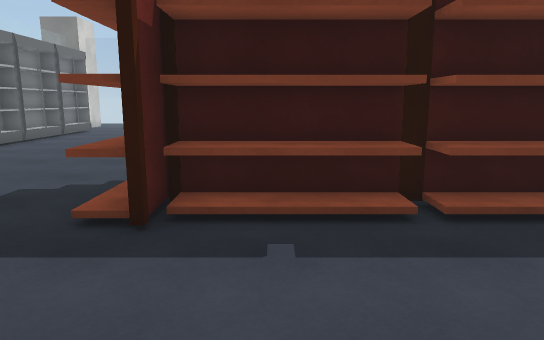
view 1 (above)

18 first-person views from a walk through a scene from a Unity 3-D project. The camera is 1.5 m above the floor, tilts 10° down and sees 70° across. The floor is counted in squares, 1 m on a side. Each view is taken from the middle of a square. On the plan, view 1 faces up. The plan holds only what a view shows up to about 17 squares ahead; the rest is blank. The place goes on beyond the plan. Some surface patterns are stand-ins.

view 2
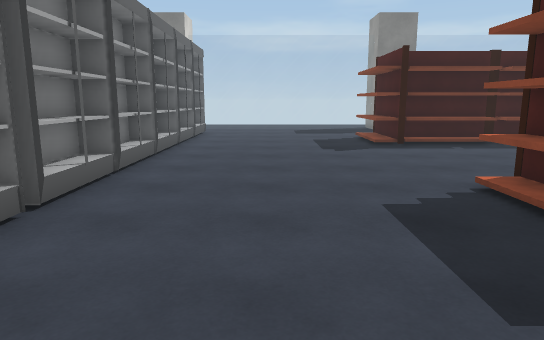

view 3
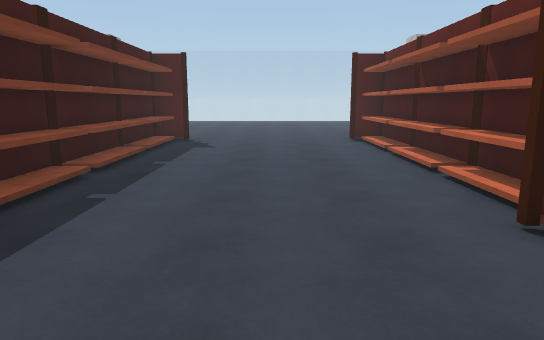

view 4
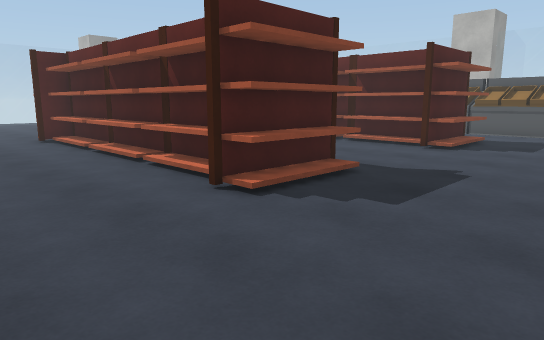

view 5
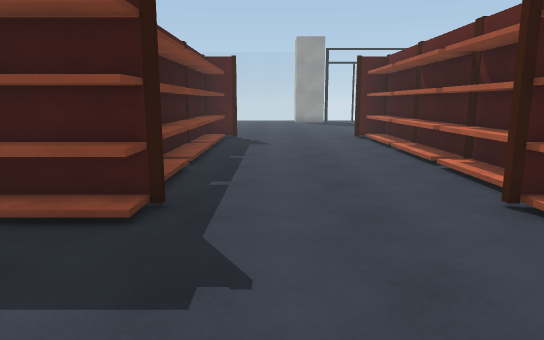

view 6
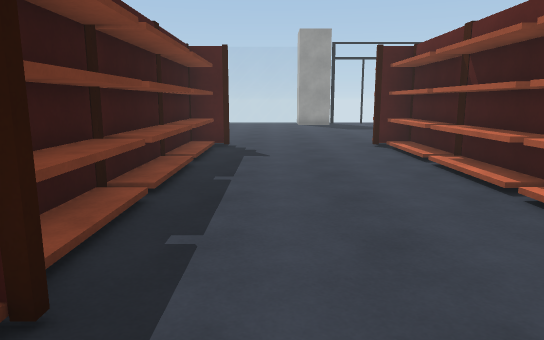

view 7
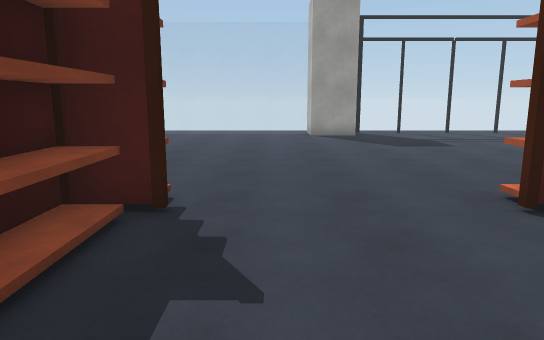

view 8
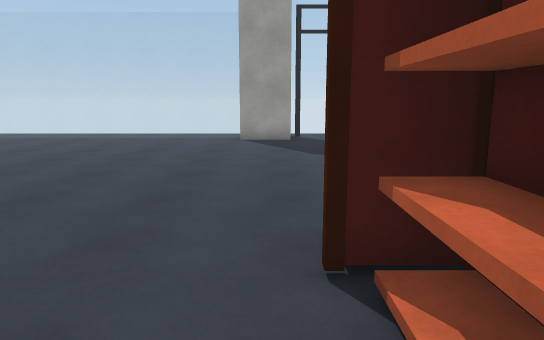

view 9
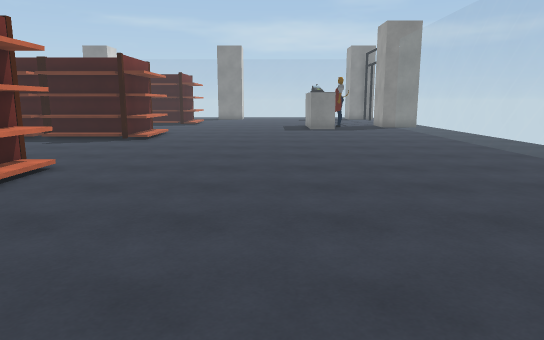

view 10
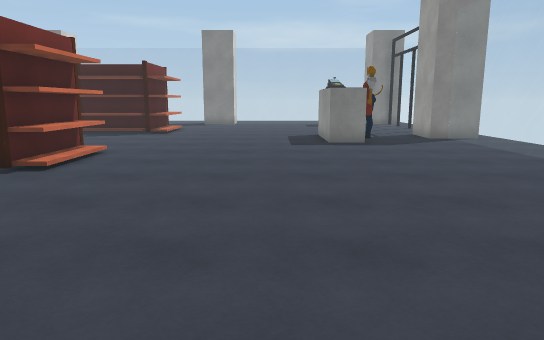

view 11
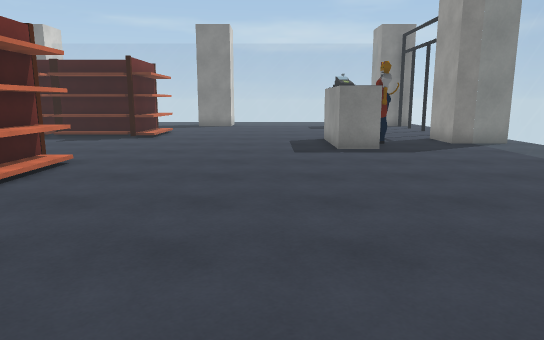

view 12
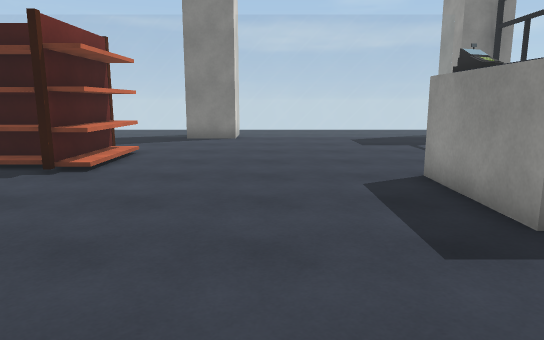

view 13
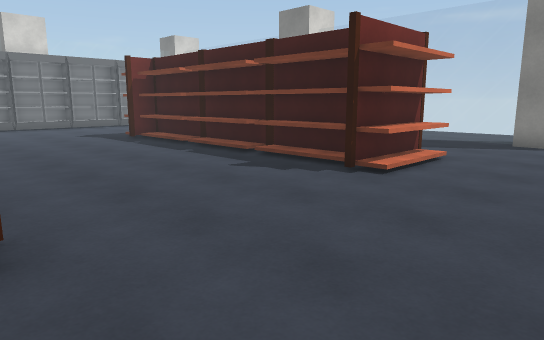

view 14
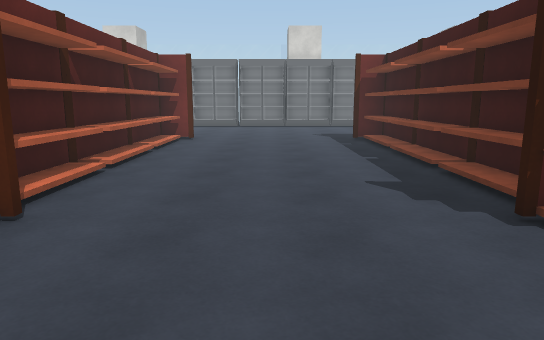

view 15
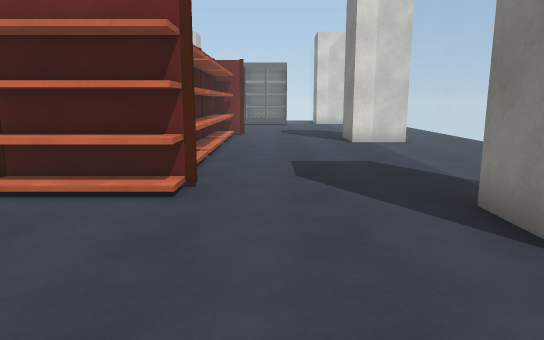

view 16
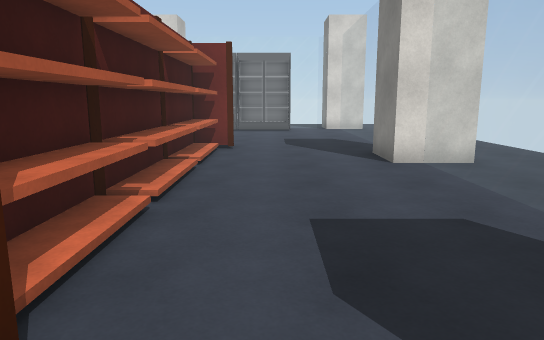

view 17
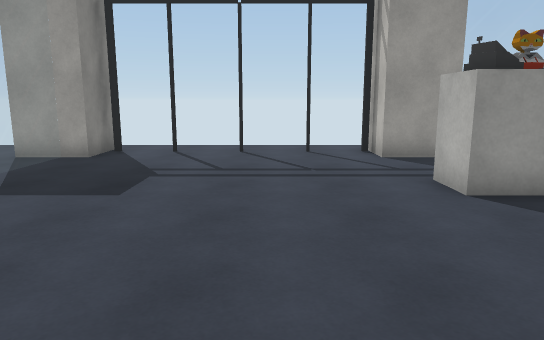

view 18
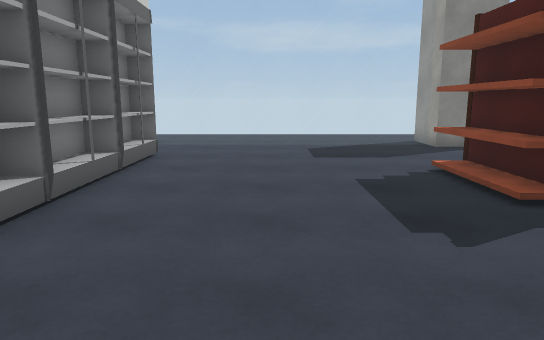

### Floor plan
Key: @ floor where view 1 was taken; # wall or solid block; . floor; = window, fence, low wall or low ledge; O other object.
Columns run from 9 left of view 1 to 24 right of it. Each row starts with its distance up from view 1.
 26 .............
 25 ................ ...
 24 .........##.........          .#
 23 ====================  ==========
 22 .........##.........##.........##.
 21 ..................................
 20 O...............................#.
 19 O.................................
 18 #......O..........O.............#.
 17 O......OOOOOOOOOOOOO..............
 16 O......O           O............#.
 15 #......OOOOOOOOOOOOO..............
 14 #......O..........OO......OO...##.
 13 O.........................OOO..##.
 12 O.........................O O..#=.
 11 #.........................O O..==.
 10 O.........................OO...==.
  9 O..............................==.
  8 O......O..........O............==
  7 #......OOOOOOOOOOOOO...........=
  6 O......O          OO...........==.
  5 O......OOOOOOOOOOOOO...........==.
  4  ......O..........O............==.
  3  ..............................==.
  2   .  ..........................==.
  1    ............................==
  0    ......@.....................==
 -1    ............................==
 -2    ....O..........OO...........==
 -3    ....OOOOOOOOOOOOO...........==
 -4    ....O OOOOOOOOOOO...........==
 -5    ....OOOOOOOOOOOOO...........==
 -6    ............................==
 -7   .............................==
 -8     ...........................==
 -9     ...........................##
-10     ...O.......................#
-11     ...OOOOOOOOOOOOO...........##
-12     ...OOOOOOOOOOOOO.............

Positions as (right, up) in squares from view 1, and headings:
1: (0, 0), facing up
2: (-6, 1), facing up
3: (-6, 1), facing right
4: (-7, 2), facing down-right
5: (-7, -7), facing right
6: (-4, -7), facing right
7: (4, -7), facing right
8: (6, -10), facing right
9: (15, -11), facing up
10: (15, -4), facing up
11: (15, -2), facing up
12: (14, 6), facing up
13: (14, 7), facing up-left
14: (14, 11), facing left
15: (16, 19), facing left
16: (11, 19), facing left
17: (11, 17), facing right
18: (-6, 9), facing up
